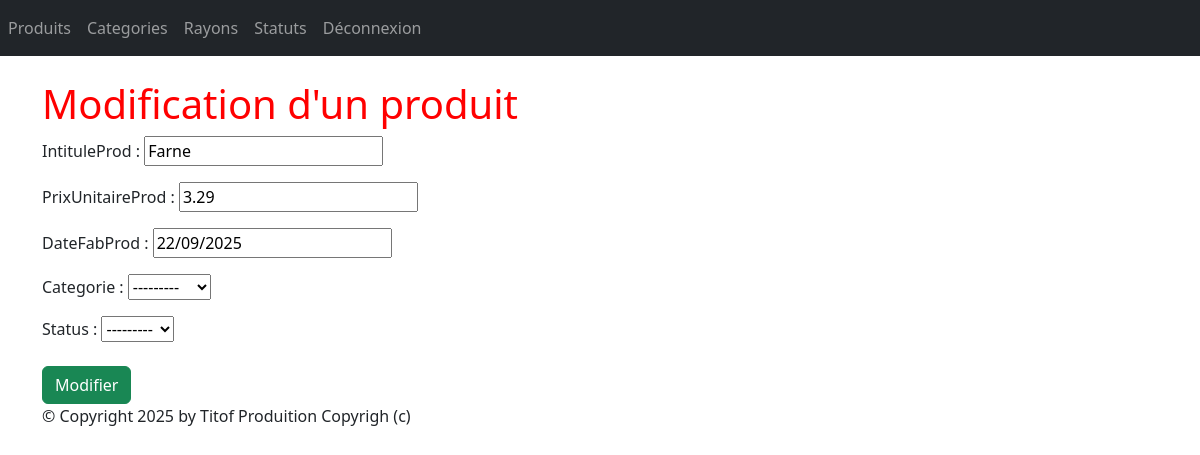
The page /monApp/produit/7/update/ (signed in) on the database as committed earlier.
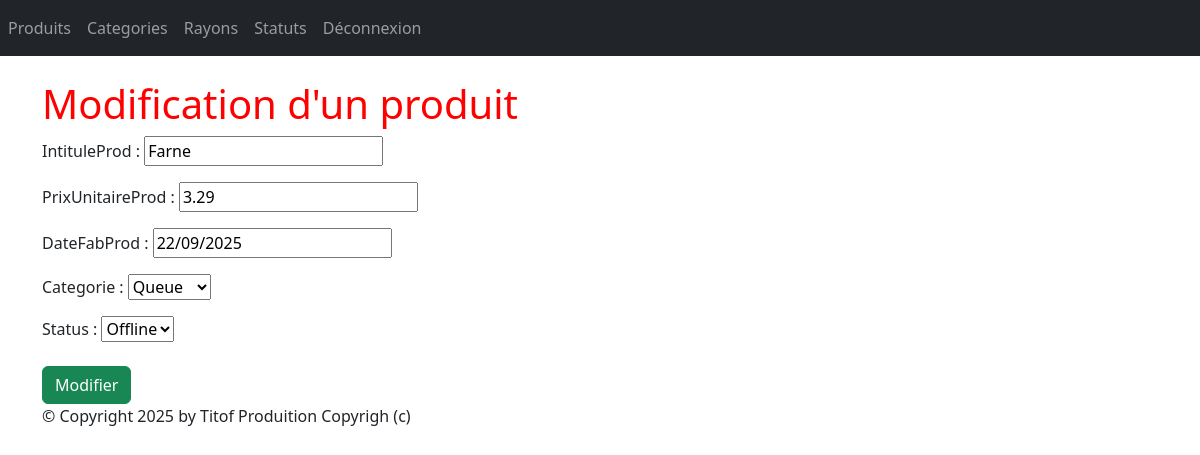
The same page on the database as committed later.
### monApp/models.py (models this page shows, shortened)
class Produit(models.Model):
    refProd = models.AutoField(primary_key=True)
    intituleProd = models.CharField(max_length=200)
    prixUnitaireProd = models.DecimalField(max_digits=10, decimal_places=2)
    dateFabProd = models.DateField(default=date.today)
    categorie = models.ForeignKey(Categorie, on_delete=models.CASCADE, related_name="produits_categorie", null=True, blank=True)
    status = models.ForeignKey(Statut, on_delete=models.CASCADE, related_name="produits_status",null=True, blank=True)

### monApp/views.py (the view, shortened to what this page needs)
# urls.py: path("produit/<int:pk>/update/", views.ProduitUpdateView.as_view(), name="prdt_chng"),
@method_decorator(login_required, name='dispatch')
class ProduitUpdateView(UpdateView):
    model = Produit
    form_class=ProduitForm
    template_name = "monApp/Update/produit.html"

### monApp/forms.py
class ProduitForm(forms.ModelForm):
    class Meta:
        model = Produit
        fields = '__all__'

### monApp/models.py (called while the page is built)
    def __str__(self):
        return self.nomCat

    def __str__(self):
        return self.libelleStatus

### monApp/templates/monApp/Update/produit.html (shortened to what this page needs)
{% extends 'monApp/base.html' %}
{% block contenu %}
<h1> Modification d'un produit </h1>
<form action="" method="post" >
{{ form.as_p }}
<button type="submit" class="btn btn-success mt-2">Modifier</button>
</form>
{% endblock %}

Rows that differ between the two databases and show on the page:
changed Produit "Farne": categorie "---------" → "Queue"; status "---------" → "Offline"
